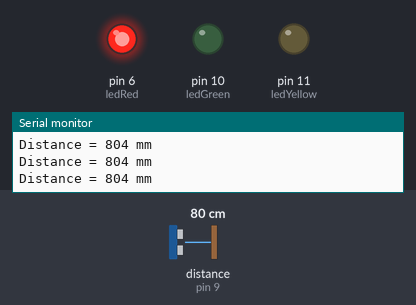
Simulated run of this sketch. Board: Arduino Uno, built with avr-gcc and run on an emulated ATmega328P. Shown: output pins drawn as LEDs (lit = HIGH), the last lines printed to the serial monitor. Wiring (inferred from the names in the program): ultrasonic range finder: trigger pin 8; echo pin 9. The inputs (shaded band) are chosen by the test bench; at power-on: distance to the obstacle (sensor on pin 9) 80 cm. The echo pulse lasts 58.3 µs per cm; pins used as bus, display or sensor lines are not drawn.

Above: at 1.2 s.
1.3 s: distance to the obstacle (sensor on pin 9) set to 74 cm
2.8 s: distance to the obstacle (sensor on pin 9) set to 71 cm
At 3.3 s:
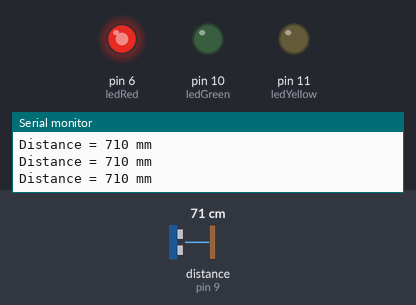
4.3 s: distance to the obstacle (sensor on pin 9) set to 2 cm
At 5.5 s:
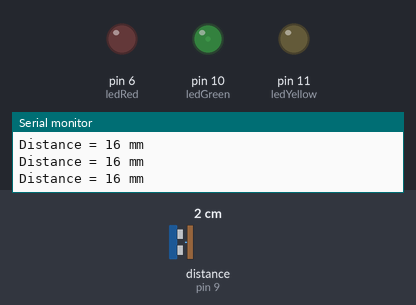
5.9 s: distance to the obstacle (sensor on pin 9) set to 9 cm
At 7.1 s:
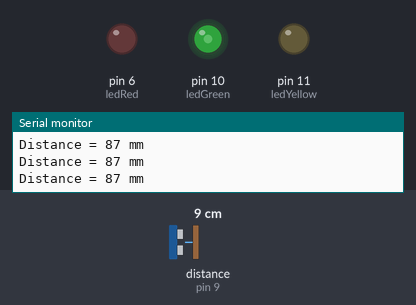
7.4 s: distance to the obstacle (sensor on pin 9) set to 18 cm
At 8.6 s:
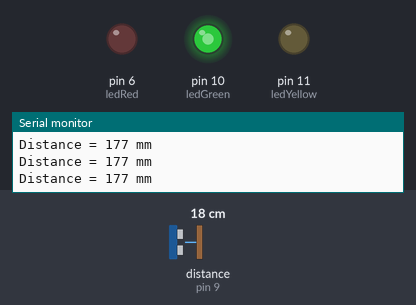
8.9 s: distance to the obstacle (sensor on pin 9) set to 35 cm
At 9.7 s:
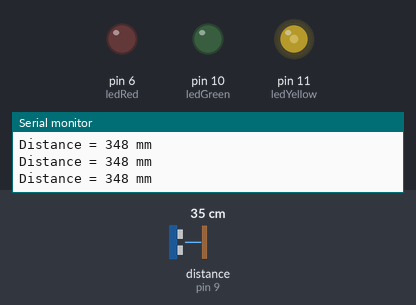
Timing chart, 0 to 11.4 s (numbered marks = the images above; inputs shaded):
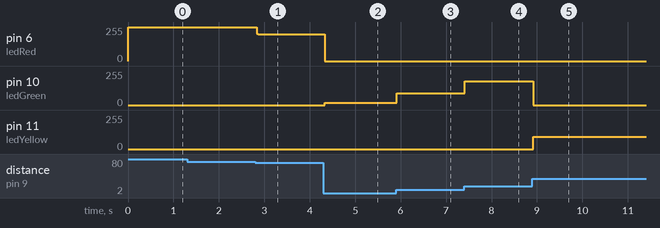

The sketch:

leddistance.ino
```cpp
/*
HC-SR04 for Arduino
*/

/*
Reads distance from the distance thingy that looks like a speaker,
and lights up three lights depending on distance
*/

const int TriggerPin = 8;      //Trig pin
const int EchoPin = 9;         //Echo pin
const int ledGreen = 10;
const int ledYellow = 11;
const int ledRed = 6;
long Duration = 0;

int brightnessGreen = 0;
int brightnessYellow = 0;
int brightnessRed = 0;

void setup(){
  pinMode(TriggerPin,OUTPUT);  // Trigger is an output pin
  pinMode(EchoPin,INPUT);      // Echo is an input pin
  pinMode(ledGreen, OUTPUT);       // Green led
  pinMode(ledYellow, OUTPUT);
  pinMode(ledRed, OUTPUT);
  Serial.begin(9600);          // Serial Output
}

void loop(){
  digitalWrite(TriggerPin, LOW);
  delayMicroseconds(2);
  digitalWrite(TriggerPin, HIGH);          // Trigger pin to HIGH
  delayMicroseconds(10);                   // 10us high
  digitalWrite(TriggerPin, LOW);           // Trigger pin to HIGH
  Duration = pulseIn(EchoPin,HIGH);        // Waits for the echo pin to get high & returns the Duration in microseconds
  long Distance_mm = Distance(Duration);   // Use function to calculate the distance
  Serial.print("Distance = ");             // Output to serial
  brightnessRed = 0;
  brightnessYellow = 0;
  brightnessGreen = 0;
  if(Distance_mm < 255 && Distance_mm > 0){
    brightnessGreen = Distance_mm;
  } else if(Distance_mm < 510 && Distance_mm >= 255){
    brightnessYellow = Distance_mm - 255;
  } else if(Distance_mm >= 510) {
    if(Distance_mm > 715){
      brightnessRed = 255;
    } else{
      brightnessRed = Distance_mm - 510;
    }
  }
  Serial.print(Distance_mm);
  Serial.println(" mm");
  analogWrite(ledGreen, brightnessGreen);
  analogWrite(ledYellow, brightnessYellow);
  analogWrite(ledRed, brightnessRed);
  delay(30);                             // Wait to do next measurement
}

long Distance(long time)
{
    // Calculates the Distance in mm
    // ((time)*(Speed of sound))/ toward and backward of object) * 10
    long DistanceCalc = ((time /2.9) / 2);     // Actual calculation in mm
    return DistanceCalc;                    // return calculated value
}
```

Measured:
- the behaviour switches between 72 and 71 cm on distance to the obstacle (sensor on pin 9) (found by bisection; images 0 and 1)
- after the input at 2.8 s, pin 6 (ledRed): 255/255 → 200/255 at once
- after the input at 4.3 s, pin 6 (ledRed): 200/255 → 0/255 at once; pin 10 (ledGreen): 0/255 → 16/255 at once
- after the input at 5.9 s, pin 10 (ledGreen): 16/255 → 87/255 at once
- after the input at 7.4 s, pin 10 (ledGreen): 87/255 → 177/255 at once
- after the input at 8.9 s, pin 10 (ledGreen): 177/255 → 0/255 at once; pin 11 (ledYellow): 0/255 → 93/255 at once
